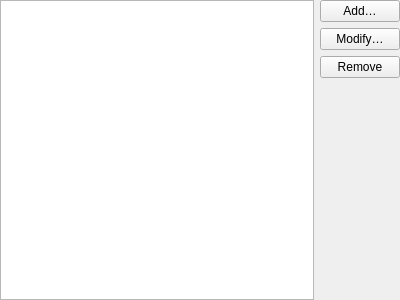
<?xml version="1.0" encoding="UTF-8"?>
<!--
   SPDX-FileCopyrightText: 2013-2026 Laurent Montel <montel@kde.org>
   SPDX-License-Identifier: GPL-2.0-or-later
-->
<ui version="4.0">
 <class>SieveEditorConfigureServerWidget</class>
 <widget class="QWidget" name="SieveEditorConfigureServerWidget">
  <property name="geometry">
   <rect>
    <x>0</x>
    <y>0</y>
    <width>400</width>
    <height>300</height>
   </rect>
  </property>
  <layout class="QGridLayout" name="gridLayout">
   <property name="margin">
    <number>0</number>
   </property>
   <item row="0" column="0" rowspan="2">
    <widget class="ServerSieveListWidget" name="serverSieveListWidget"/>
   </item>
   <item row="0" column="1">
    <layout class="QVBoxLayout" name="verticalLayout">
     <item>
      <widget class="QPushButton" name="addServer">
       <property name="text">
        <string>Add…</string>
       </property>
      </widget>
     </item>
     <item>
      <widget class="QPushButton" name="modifyServer">
       <property name="text">
        <string>Modify…</string>
       </property>
      </widget>
     </item>
     <item>
      <widget class="QPushButton" name="removeServer">
       <property name="text">
        <string>Remove</string>
       </property>
      </widget>
     </item>
    </layout>
   </item>
   <item row="1" column="1">
    <spacer name="verticalSpacer">
     <property name="orientation">
      <enum>Qt::Vertical</enum>
     </property>
     <property name="sizeHint" stdset="0">
      <size>
       <width>20</width>
       <height>193</height>
      </size>
     </property>
    </spacer>
   </item>
  </layout>
 </widget>
 <customwidgets>
  <customwidget>
   <class>ServerSieveListWidget</class>
   <extends>QListWidget</extends>
   <header>serversievelistwidget.h</header>
  </customwidget>
 </customwidgets>
 <resources/>
 <connections/>
</ui>
